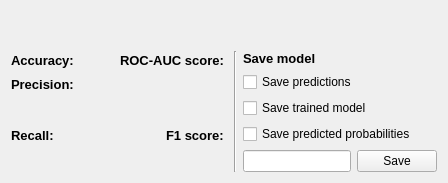
      <widget class="QWidget" name="GradientBoosting">
       <attribute name="title">
        <string>Gradient Boosting</string>
       </attribute>
       <layout class="QVBoxLayout" name="verticalLayout_46">
        <item>
         <layout class="QVBoxLayout" name="verticalLayout_26">
          <item>
           <layout class="QVBoxLayout" name="verticalLayout_19">
            <item>
             <layout class="QHBoxLayout" name="horizontalLayout_20">
              <item>
               <layout class="QHBoxLayout" name="HLayoutROC_2"/>
              </item>
              <item>
               <layout class="QHBoxLayout" name="HLayoutConf_2"/>
              </item>
             </layout>
            </item>
            <item>
             <layout class="QHBoxLayout" name="horizontalLayout_26">
              <item>
               <spacer name="verticalSpacer_7">
                <property name="orientation">
                 <enum>Qt::Vertical</enum>
                </property>
                <property name="sizeHint" stdset="0">
                 <size>
                  <width>20</width>
                  <height>40</height>
                 </size>
                </property>
               </spacer>
              </item>
              <item>
               <spacer name="verticalSpacer_11">
                <property name="orientation">
                 <enum>Qt::Vertical</enum>
                </property>
                <property name="sizeHint" stdset="0">
                 <size>
                  <width>20</width>
                  <height>40</height>
                 </size>
                </property>
               </spacer>
              </item>
             </layout>
            </item>
           </layout>
          </item>
         </layout>
        </item>
        <item>
         <layout class="QHBoxLayout" name="horizontalLayout_57">
          <item>
           <layout class="QVBoxLayout" name="verticalLayout_27">
            <item>
             <layout class="QHBoxLayout" name="horizontalLayout_27">
              <item>
               <widget class="QLabel" name="Accuracy_label_2">
                <property name="sizePolicy">
                 <sizepolicy hsizetype="Preferred" vsizetype="Fixed">
                  <horstretch>0</horstretch>
                  <verstretch>0</verstretch>
                 </sizepolicy>
                </property>
                <property name="font">
                 <font>
                  <pointsize>10</pointsize>
                  <weight>75</weight>
                  <bold>true</bold>
                 </font>
                </property>
                <property name="text">
                 <string>Accuracy:</string>
                </property>
               </widget>
              </item>
              <item>
               <spacer name="horizontalSpacer_22">
                <property name="orientation">
                 <enum>Qt::Horizontal</enum>
                </property>
                <property name="sizeHint" stdset="0">
                 <size>
                  <width>40</width>
                  <height>20</height>
                 </size>
                </property>
               </spacer>
              </item>
              <item>
               <widget class="QLabel" name="ROC_AUC_label_2">
                <property name="sizePolicy">
                 <sizepolicy hsizetype="Preferred" vsizetype="Fixed">
                  <horstretch>0</horstretch>
                  <verstretch>0</verstretch>
                 </sizepolicy>
                </property>
                <property name="font">
                 <font>
                  <pointsize>10</pointsize>
                  <weight>75</weight>
                  <bold>true</bold>
                 </font>
                </property>
                <property name="text">
                 <string>ROC-AUC score: </string>
                </property>
               </widget>
              </item>
             </layout>
            </item>
            <item>
             <layout class="QHBoxLayout" name="horizontalLayout_28">
              <item>
               <widget class="QLabel" name="Precision_label_2">
                <property name="sizePolicy">
                 <sizepolicy hsizetype="Preferred" vsizetype="Fixed">
                  <horstretch>0</horstretch>
                  <verstretch>0</verstretch>
                 </sizepolicy>
                </property>
                <property name="font">
                 <font>
                  <pointsize>10</pointsize>
                  <weight>75</weight>
                  <bold>true</bold>
                 </font>
                </property>
                <property name="text">
                 <string>Precision: </string>
                </property>
               </widget>
              </item>
             </layout>
            </item>
            <item>
             <layout class="QHBoxLayout" name="horizontalLayout_29">
              <item>
               <widget class="QLabel" name="Recall_label_2">
                <property name="sizePolicy">
                 <sizepolicy hsizetype="Fixed" vsizetype="Preferred">
                  <horstretch>0</horstretch>
                  <verstretch>0</verstretch>
                 </sizepolicy>
                </property>
                <property name="font">
                 <font>
                  <pointsize>10</pointsize>
                  <weight>75</weight>
                  <bold>true</bold>
                 </font>
                </property>
                <property name="text">
                 <string>Recall: </string>
                </property>
               </widget>
              </item>
              <item>
               <spacer name="horizontalSpacer_23">
                <property name="orientation">
                 <enum>Qt::Horizontal</enum>
                </property>
                <property name="sizeHint" stdset="0">
                 <size>
                  <width>40</width>
                  <height>20</height>
                 </size>
                </property>
               </spacer>
              </item>
              <item>
               <widget class="QLabel" name="F1_label_2">
                <property name="font">
                 <font>
                  <pointsize>10</pointsize>
                  <weight>75</weight>
                  <bold>true</bold>
                 </font>
                </property>
                <property name="text">
                 <string>F1 score: </string>
                </property>
               </widget>
              </item>
             </layout>
            </item>
           </layout>
          </item>
          <item>
           <widget class="Line" name="line_2">
            <property name="orientation">
             <enum>Qt::Vertical</enum>
            </property>
           </widget>
          </item>
          <item>
           <layout class="QVBoxLayout" name="verticalLayout_28">
            <item>
             <widget class="QLabel" name="label_2">
              <property name="font">
               <font>
                <pointsize>10</pointsize>
                <weight>75</weight>
                <bold>true</bold>
               </font>
              </property>
              <property name="text">
               <string>Save model</string>
              </property>
             </widget>
            </item>
            <item>
             <layout class="QVBoxLayout" name="verticalLayout_40">
              <item>
               <widget class="QCheckBox" name="savePredictionsBox_2">
                <property name="text">
                 <string>Save predictions</string>
                </property>
               </widget>
              </item>
              <item>
               <widget class="QCheckBox" name="saveModelBox_2">
                <property name="text">
                 <string>Save trained model</string>
                </property>
               </widget>
              </item>
              <item>
               <widget class="QCheckBox" name="saveProbasBox_2">
                <property name="text">
                 <string>Save predicted probabilities</string>
                </property>
               </widget>
              </item>
             </layout>
            </item>
            <item>
             <layout class="QHBoxLayout" name="horizontalLayout_52">
              <item>
               <widget class="QLineEdit" name="saveDirLine_2">
                <property name="readOnly">
                 <bool>true</bool>
                </property>
               </widget>
              </item>
              <item>
               <widget class="QPushButton" name="saveData_2">
                <property name="text">
                 <string>Save</string>
                </property>
               </widget>
              </item>
             </layout>
            </item>
           </layout>
          </item>
         </layout>
        </item>
       </layout>
      </widget>
